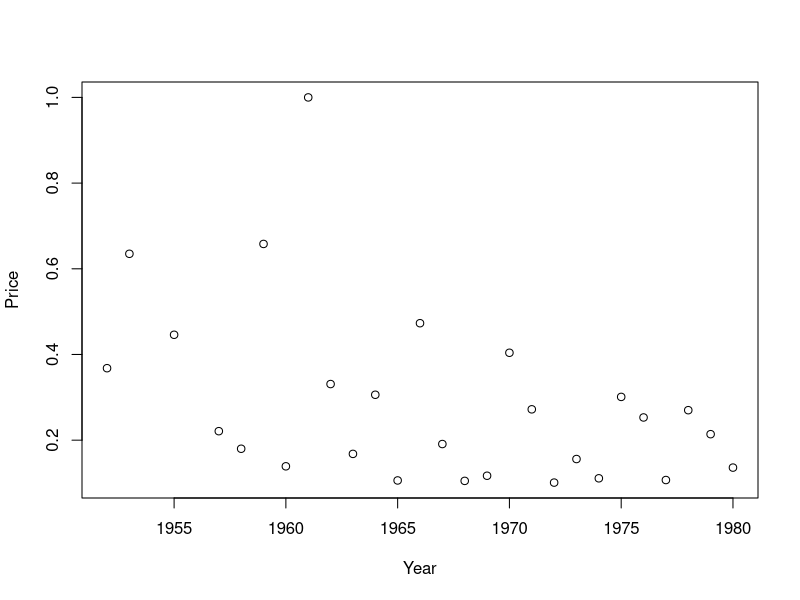
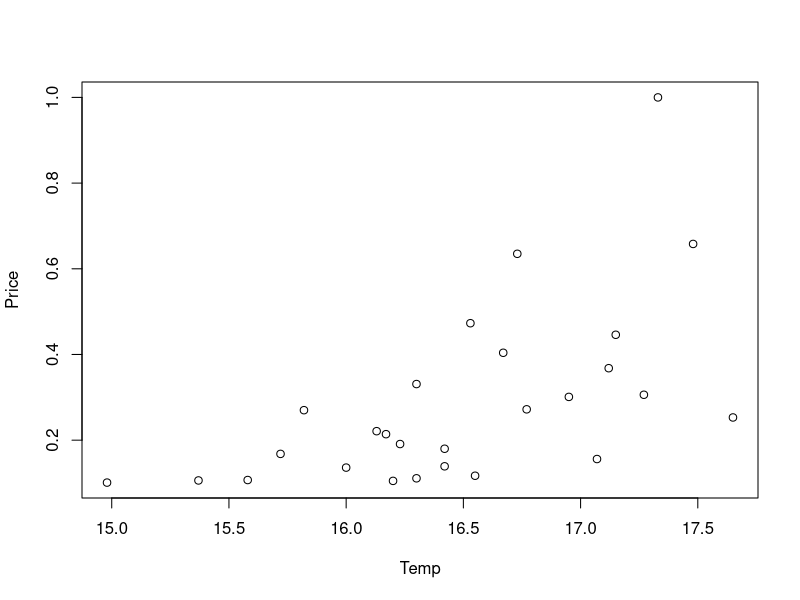
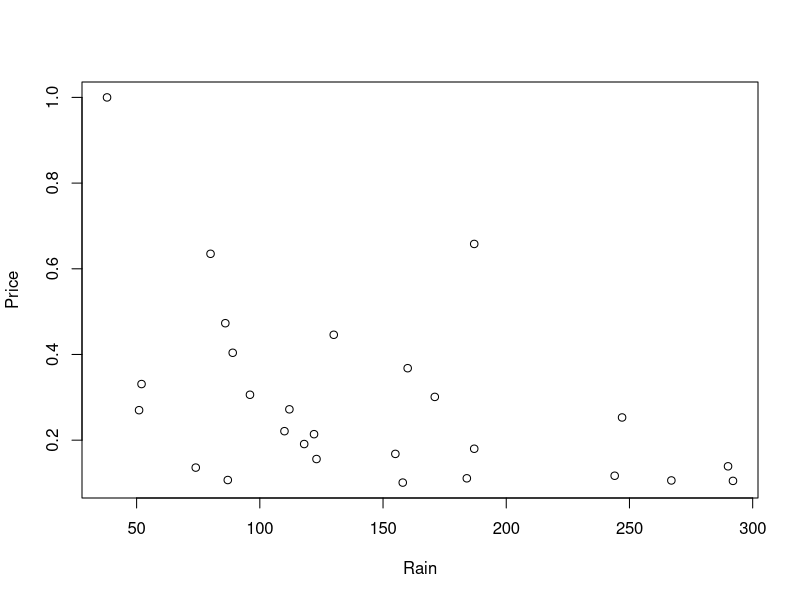
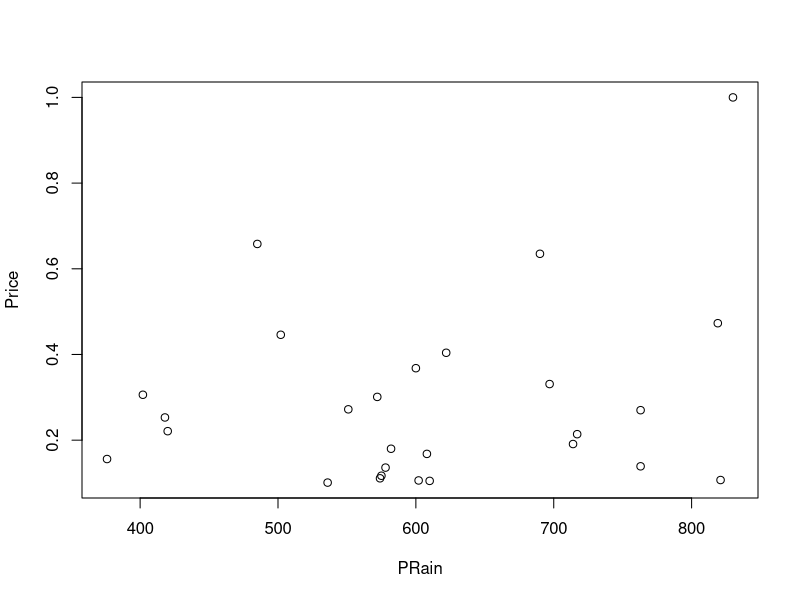
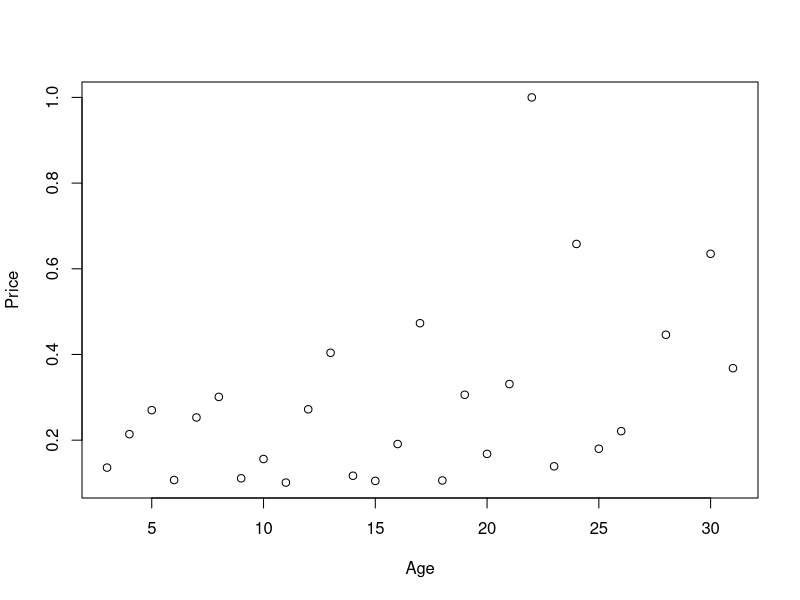
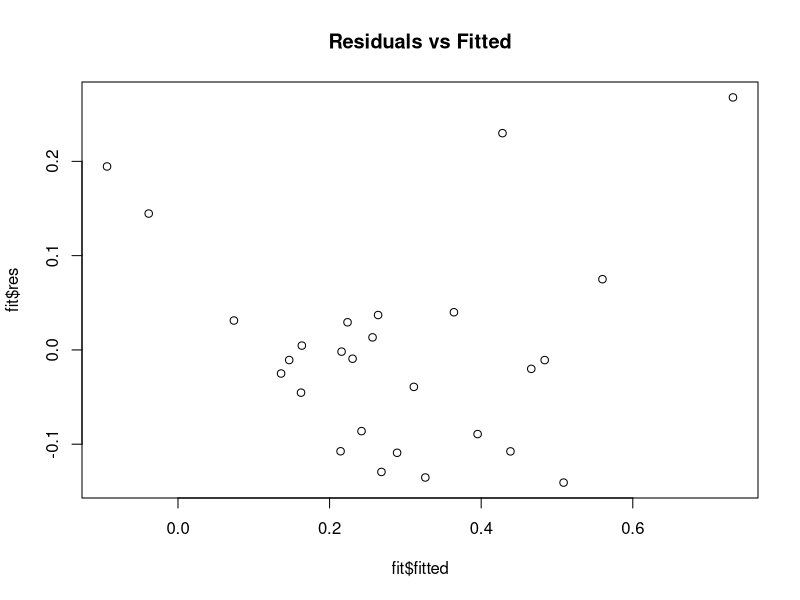
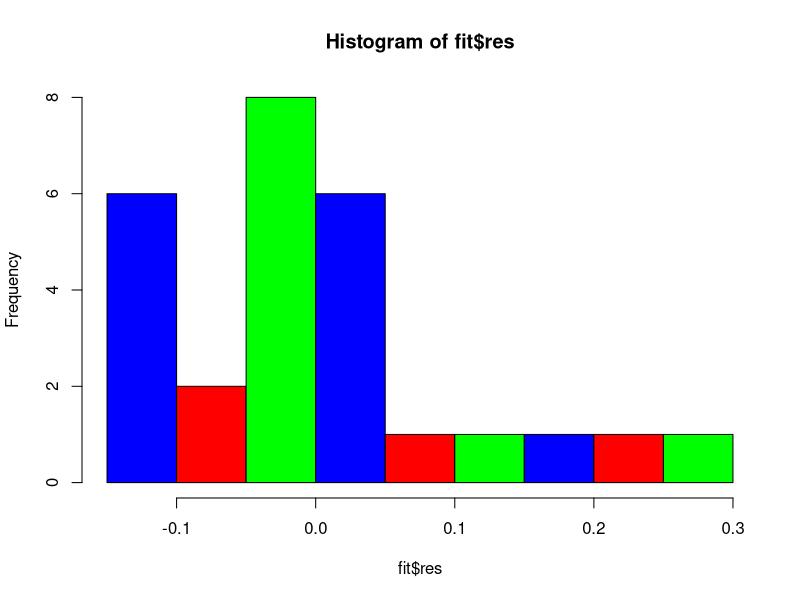
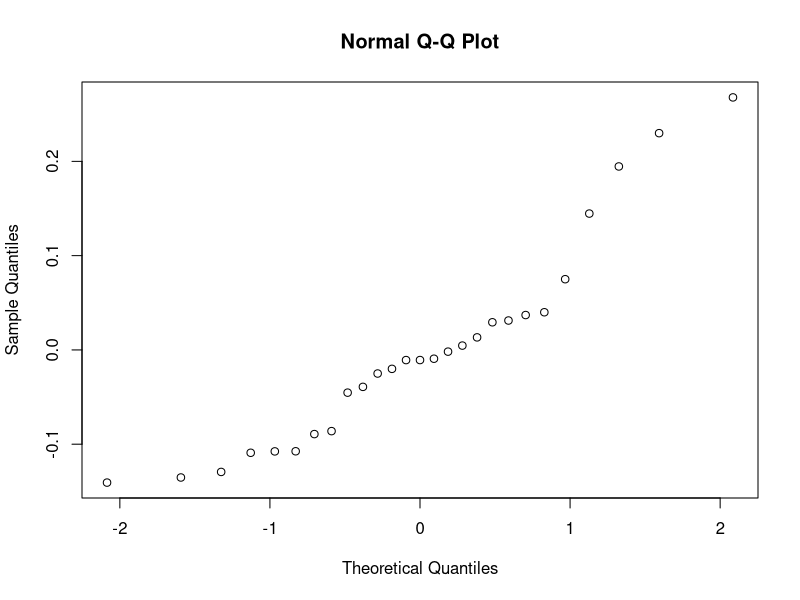

Reproduce these figures in R, in order.
wine <- read.csv("wine.csv")
names(wine)
str(wine)
summary(wine)
# Question 1A.) plot Price vs independent variables:
plot(Price~., data = wine)
# Question 1B.) Create Regression Model:
fit <- lm(Price~ + Year + Temp + Rain + PRain + Age, data = wine)
fit <- lm(Price~ + Temp + Rain + PRain + Age, data = wine)
summary(fit)

# Diagnostic Checks:
plot(fit$res~fit$fitted, main = "Residuals vs Fitted")
hist(fit$res, col = c("Blue", "red", "green"))
qqnorm(fit$res)
shapiro.test((fit$res))

# BoxCox
library(MASS)
boxcox(Price~ + Temp + Rain + PRain + Age, data = wine)
# Take the log of price:
wine$logprice <- log(wine$Price)

# Refit Model:
fit <- lm(wine$logprice~ + Temp + Rain + PRain + Age, data = wine)
summary(fit)
plot(fit$res~fit$fitted, main = "Residuals vs Plot")
hist(fit$res, col = c("green", "blue", "red"))
qqnorm(fit$res)

# Plot Final Model:
plot(wine$logprice~., data = wine)
fit <- lm(wine$logprice~ + Temp + Rain + Age, data = wine)
summary(fit)
plot(fit$res~fit$fitted, main = "Residuals vs Plot")
hist(fit$res, col = c("green", "blue", "red"))
qqnorm(fit$res)
shapiro.test(fit$res)
